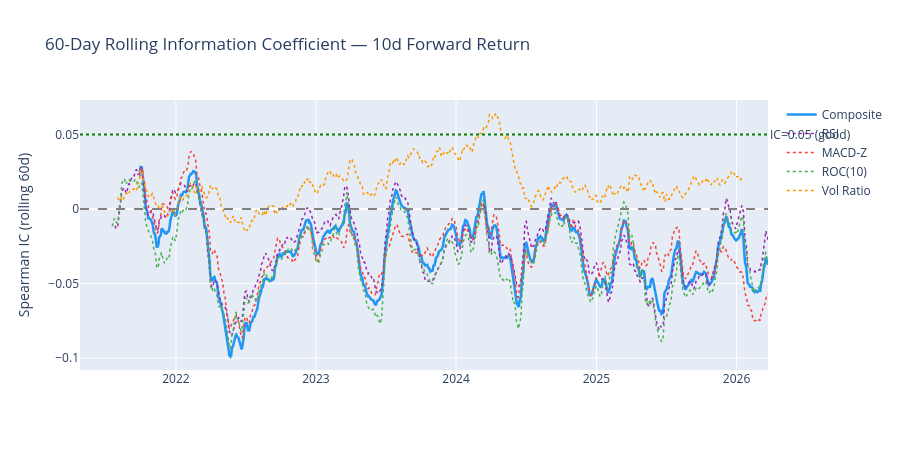

Notebook code for this chart:
### Markdown cell above
## 6. Information Coefficient (Spearman ρ) over time

### Code cell
def rolling_ic(factor, fwd_ret, window=60):
    daily_ic = []
    dates = []
    for date in factor.index.intersection(fwd_ret.index):
        f = factor.loc[date].dropna()
        r = fwd_ret.loc[date].dropna()
        both = f.index.intersection(r.index)
        if len(both) < 30:
            continue
        rho, _ = spearmanr(f[both], r[both])
        daily_ic.append(rho)
        dates.append(date)
    ic = pd.Series(daily_ic, index=dates)
    return ic.rolling(window).mean()

print(f'Computing rolling IC for {FORWARD_PERIODS[1]}d horizon...')
h = FORWARD_PERIODS[1]

fig = go.Figure()
colors_ic = {
    'Trend Score': '#1565C0',
    '12-1 Momentum': '#2E7D32',
    '6-1 Momentum': '#43A047',
    'Near 52W High': '#EF6C00',
    'Inverse Volatility': '#8E24AA',
}

for fname, fdf in factors.items():
    ic = rolling_ic(fdf, fwd_rets[h])
    fig.add_trace(go.Scatter(
        x=ic.index,
        y=ic,
        name=fname,
        line=dict(color=colors_ic[fname], width=2.5 if fname == 'Trend Score' else 1.5, dash='solid' if fname == 'Trend Score' else 'dot')
    ))

fig.add_hline(y=0, line_dash='dash', line_color='grey')
fig.add_hline(y=0.05, line_dash='dot', line_color='green', annotation_text='IC=0.05 (good)', annotation_position='right')
fig.update_layout(title=f'60-Day Rolling Information Coefficient — {h}d Forward Return', height=450, yaxis_title='Spearman IC (rolling 60d)', xaxis_title='')
fig.show()

### Figure 1 — Plotly figure (JSON) as saved in the notebook; plotly's stock layout.template omitted (floating-point values rounded to 4 significant figures; data arrays with more than 128 entries replaced by an {"elided": "..."} marker saying what was removed)
{"data": [{"line": {"color": "#2196F3", "dash": "solid", "width": 2.5}, "name": "Composite", "type": "scatter", "x": {"elided": "1169 str values"}, "y": {"elided": "1169 float values"}}, {"line": {"color": "#9C27B0", "dash": "dot", "width": 1.5}, "name": "RSI", "type": "scatter", "x": {"elided": "1214 str values"}, "y": {"elided": "1214 float values"}}, {"line": {"color": "#F44336", "dash": "dot", "width": 1.5}, "name": "MACD-Z", "type": "scatter", "x": {"elided": "1169 str values"}, "y": {"elided": "1169 float values"}}, {"line": {"color": "#4CAF50", "dash": "dot", "width": 1.5}, "name": "ROC(10)", "type": "scatter", "x": {"elided": "1218 str values"}, "y": {"elided": "1218 float values"}}, {"line": {"color": "#FF9800", "dash": "dot", "width": 1.5}, "name": "Vol Ratio", "type": "scatter", "x": {"elided": "1209 str values"}, "y": {"elided": "1209 float values"}}], "layout": {"annotations": [{"showarrow": false, "text": "IC=0.05 (good)", "x": 1, "xanchor": "left", "xref": "x domain", "y": 0.05, "yanchor": "middle", "yref": "y"}], "height": 450, "shapes": [{"line": {"color": "grey", "dash": "dash"}, "type": "line", "x0": 0, "x1": 1, "xref": "x domain", "y0": 0, "y1": 0, "yref": "y"}, {"line": {"color": "green", "dash": "dot"}, "type": "line", "x0": 0, "x1": 1, "xref": "x domain", "y0": 0.05, "y1": 0.05, "yref": "y"}], "title": {"text": "60-Day Rolling Information Coefficient — 10d Forward Return"}, "xaxis": {"title": {"text": ""}}, "yaxis": {"title": {"text": "Spearman IC (rolling 60d)"}}}}
